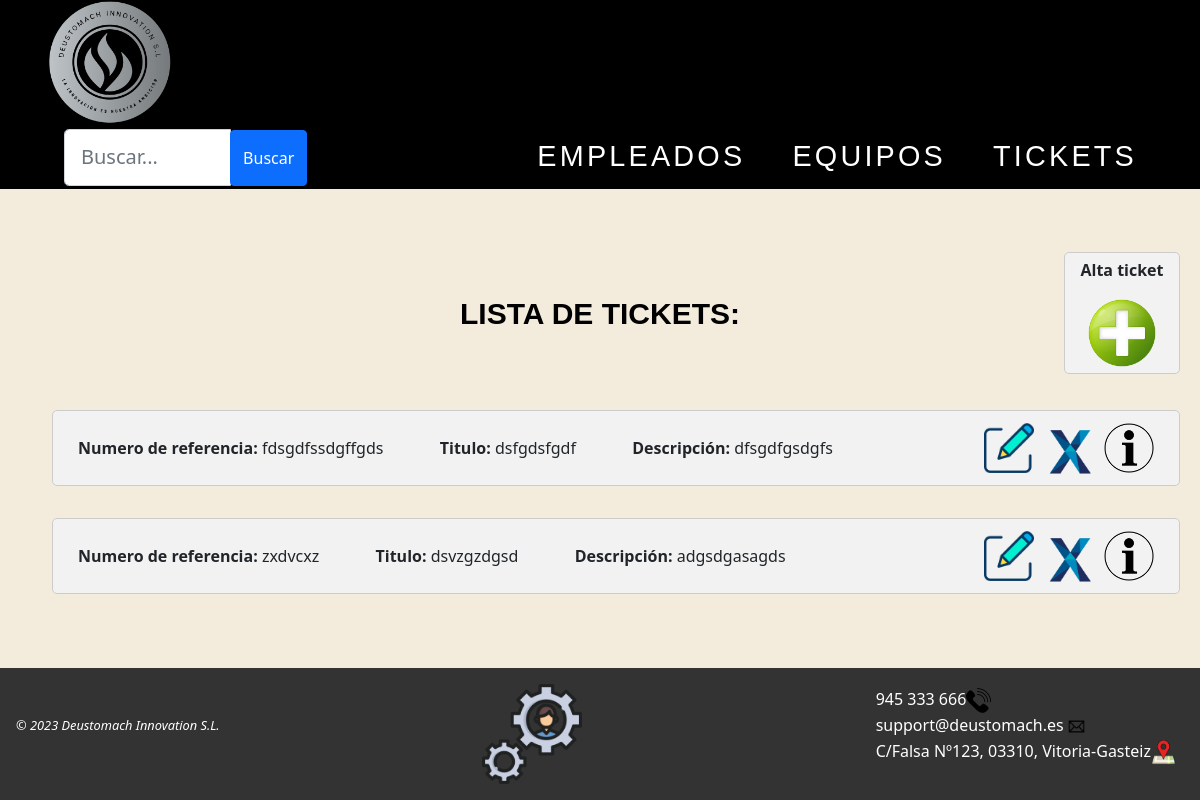
The app's page /AppWeb/listadoTickets/ with its own data.
### AppWeb/models.py (models this page shows, shortened)
class Ticket(models.Model):
    nref = models.CharField(max_length = 20, unique=True)
    titulo = models.CharField(max_length = 10)
    descripcion = models.CharField(max_length = 50)
    fechaApertura = models.DateField(null=True, blank=True)
    fechaResolucion = models.DateField(null=True, blank=True)
    nivelUrgencia = models.ForeignKey('NivelUrgencia', on_delete=models.CASCADE) # relación one-to-many para seleccionar el nivel de urgencia
    tipo = models.ForeignKey('TipoTicket', on_delete=models.CASCADE) # relación one-to-many para seleccionar el tipo de ticket
    estado = models.ForeignKey('EstadoTicket', on_delete=models.CASCADE) # relación one-to-many para seleccionar el estado del ticket
    empleado = models.ForeignKey('Empleado', on_delete=models.CASCADE, default="") # relación one-to-many, un ticket solo es atendido por un empleado
    equipo = models.ForeignKey('Equipo', on_delete=models.CASCADE, default="") # relación one-to-many, un ticket solo puede tener un equipo
    comentarios = models.CharField(max_length = 40)

### AppWeb/views.py (the view)
# urls.py: path('AppWeb/listadoTickets/', views.ListaTicket.as_view(), name='listado-ticket'),
class ListaTicket(ListView):
    model = Ticket
    template_name = 'listadoTickets.html'
    context_object_name = 'tickets'
    def get_queryset(self):
        queryset = super().get_queryset()
        busqueda = self.request.GET.get("buscar")
        if busqueda:
            queryset = queryset.filter(
                Q(nref__icontains=busqueda) |
                Q(titulo__icontains=busqueda) |
                Q(descripcion__icontains=busqueda)
            ).distinct()
        return queryset

### AppWeb/Templates/listadoTickets.html (shortened to what this page needs)
{% extends "homeTickets.html" %}
{% load static %}
{% block contenido %}
<div class="contenido">
    <div id="totalalta">
        <div id="titulos">
            <h1>LISTA DE TICKETS:</h1>
        </div>
        <div id="mas">
            <p><b>Alta ticket</b></p>
            <a href="{% url 'gestion:crear-ticket' %}"><img class="centrado" src="{% static 'images/añadirusr.png' %}"
                    width="70px" title="Crear un empleado nuevo"></a>
        </div>
        {% if object_list %}
        {% for ti in object_list %}
        <ul>
            <div class="objetos">
                <b>Numero de referencia: </b>{{ti.nref}}</span> &emsp;&emsp;&emsp;
                <b>Titulo: </b>{{ti.titulo}}</span> &emsp;&emsp;&emsp;
                <b>Descripción: </b>{{ti.descripcion}}</span>
                <a id="objetos1" href="{% url 'gestion:detalle-ticket' ti.id %}"><img
                        src="{% static 'images/info.png' %}" title="Pulsa para ver los detalles del ticket"
                        width="50px"></a>
                <a id="objetos1" href="{% url 'gestion:borrar-ticket' ti.id %}"><img
                        src="{% static 'images/delete.png' %}" title="Haz clic para eliminar al ticket"
                        width="50px"></a>
                <a id="objetos1" href="{% url 'gestion:modificar-ticket' ti.id %}"><img
                        src="{% static 'images/editar.png' %}" title="Haz clic para editar este ticket"
                        width="50px"></a>
            </div>
        </ul>
        {% endfor %}
        {% else %}
        <h1>No hay tickets disponibles</h1>
        {% endif %}
    </div>
    {% endblock %}

### AppWeb/static/css/Estilo.css (style rules this page uses)
img { max-width: 100%; height: auto; }
body { background-color: #f3ebdc; position: relative; display: flex; flex-direction: column; min-height: 100vh; }
#totalalta { display: inline; margin-top: auto; }
#titulos { margin-top: 40px; margin-bottom: -100px; }
#mas { margin-left: auto; margin-right: 0; margin-bottom: 20px; padding: 5px; background-color: #f2f2f2; border-radius: 5px; border: 1px solid #ccc; max-width: 10%; text-align: center; }
.contenido { margin: 0 auto; max-width: 1400px; padding: 20px; }
h1 { font-weight: 700; color: black; font-family: sans-serif; font-size: 30px; text-align: center; margin-bottom: 20px; }
#objetos1 { margin-left: 10px; margin-top: -13px; float: right; }
.objetos { justify-content: space-between; background-color: #f2f2f2; padding: 25px; border-radius: 5px; border: 1px solid #ccc; }
a { color: white; text-decoration: none; }

### records on screen
Ticket: nref "fdsgdfssdgffgds", titulo "dsfgdsfgdf", descripcion "dfsgdfgsdgfs"
Ticket: nref "zxdvcxz", titulo "dsvzgzdgsd", descripcion "adgsdgasagds"
